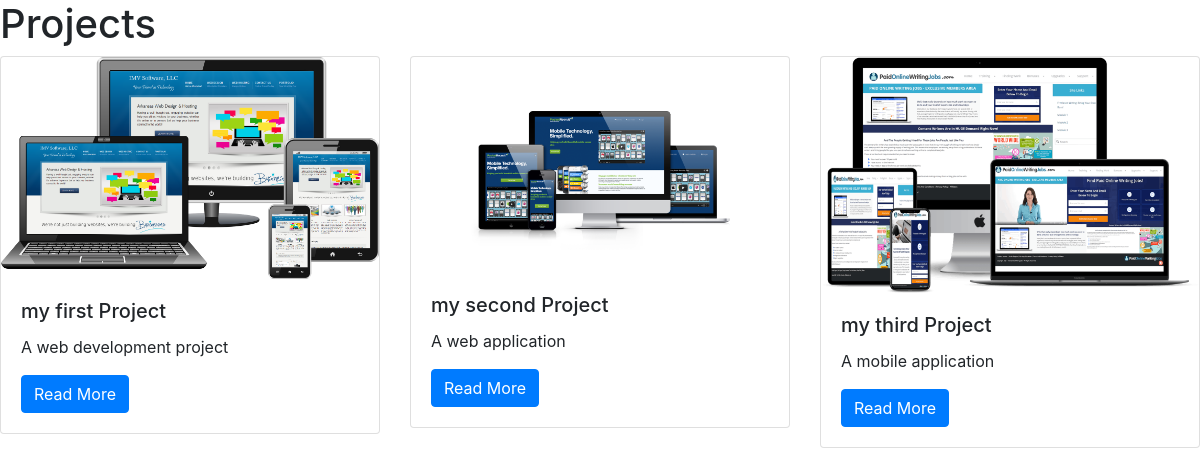
/projects/, run on the app's committed database.
### projects/models.py (models this page shows)
class Project(models.Model):
    title=models.CharField(max_length=100)
    description = models.TextField()
    technology = models.CharField(max_length=20)
    image = models.FilePathField(path='../static/img')

### projects/views.py (the view)
# urls.py: path("", views.project_index, name="project_index"),
def project_index(request):
    projects = Project.objects.all()
    context={
        'projects':projects
    }
    return render(request, 'project_index.html', context)

### projects/templates/project_index.html
{% extends "base.html" %}
{% load static %}
{% block page_content %}
<h1>Projects</h1>
<div class="row">
{% for project in projects %}
    <div class="col-md-4">
        <div class="card mb-2">
            <img class="card-img-top" src="{% static project.image %}">
            <div class="card-body">
                <h5 class="card-title">{{ project.title }}</h5>
                <p class="card-text">{{ project.description }}</p>
                <a href="{% url 'project_detail' project.pk %}"
                   class="btn btn-primary">
                    Read More
                </a>
            </div>
        </div>
    </div>
    {% endfor %}
</div>
{% endblock %}

### personal_portfolio/templates/base.html (shortened to what this page needs)
<link rel="stylesheet" href="https://cdn.jsdelivr.net/npm/bootstrap@4.1.3/dist/css/bootstrap.min.css">
{% block page_content %}{% endblock %}

### data on the page
Project: image (picture), title "my first Project", description "A web development project"
Project: image (picture), title "my second Project", description "A web application"
Project: image (picture), title "my third Project", description "A mobile application"
